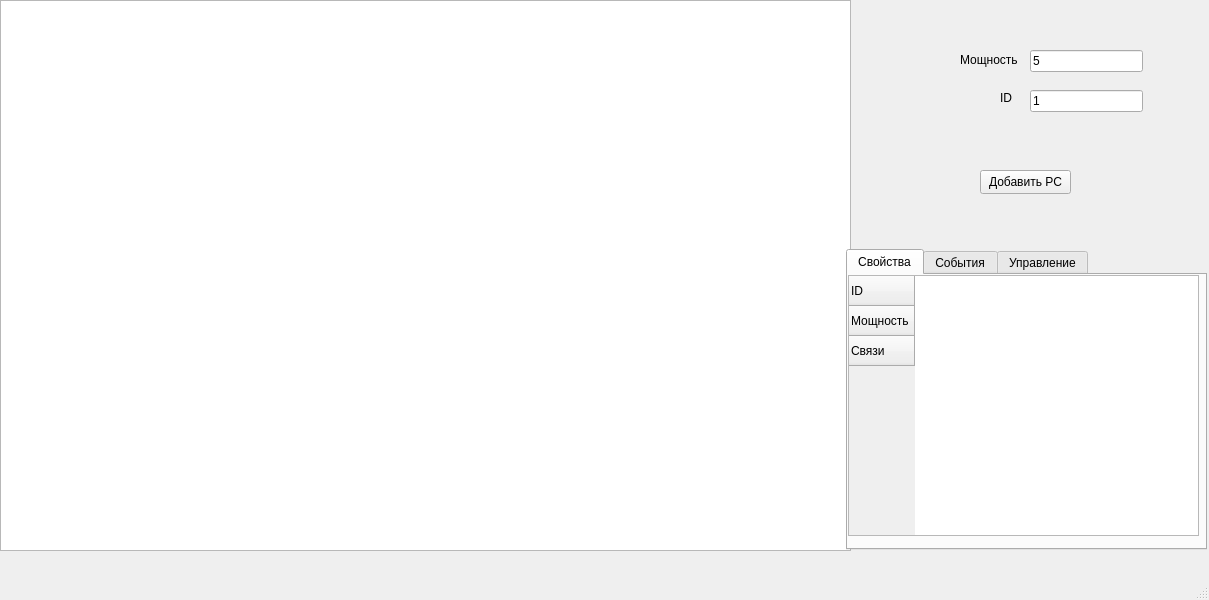
<?xml version="1.0" encoding="UTF-8"?>
<ui version="4.0">
 <class>MainWindow</class>
 <widget class="QMainWindow" name="MainWindow">
  <property name="geometry">
   <rect>
    <x>0</x>
    <y>0</y>
    <width>1209</width>
    <height>600</height>
   </rect>
  </property>
  <property name="windowTitle">
   <string>MainWindow</string>
  </property>
  <widget class="QWidget" name="centralwidget">
   <widget class="QLineEdit" name="editId">
    <property name="geometry">
     <rect>
      <x>1030</x>
      <y>90</y>
      <width>113</width>
      <height>22</height>
     </rect>
    </property>
    <property name="text">
     <string>1</string>
    </property>
    <property name="readOnly">
     <bool>true</bool>
    </property>
   </widget>
   <widget class="QLabel" name="labelId">
    <property name="geometry">
     <rect>
      <x>1000</x>
      <y>90</y>
      <width>21</width>
      <height>16</height>
     </rect>
    </property>
    <property name="text">
     <string>ID</string>
    </property>
   </widget>
   <widget class="QGraphicsView" name="graphicsView">
    <property name="geometry">
     <rect>
      <x>0</x>
      <y>0</y>
      <width>851</width>
      <height>551</height>
     </rect>
    </property>
   </widget>
   <widget class="QTabWidget" name="tabWidget">
    <property name="geometry">
     <rect>
      <x>846</x>
      <y>249</y>
      <width>361</width>
      <height>301</height>
     </rect>
    </property>
    <property name="currentIndex">
     <number>0</number>
    </property>
    <widget class="QWidget" name="tabProperties">
     <attribute name="title">
      <string>Свойства</string>
     </attribute>
     <widget class="QTableWidget" name="tableWidget">
      <property name="geometry">
       <rect>
        <x>0</x>
        <y>0</y>
        <width>351</width>
        <height>261</height>
       </rect>
      </property>
      <property name="autoScroll">
       <bool>true</bool>
      </property>
      <property name="selectionMode">
       <enum>QAbstractItemView::SelectionMode::ContiguousSelection</enum>
      </property>
      <row>
       <property name="text">
        <string>ID</string>
       </property>
      </row>
      <row>
       <property name="text">
        <string>Мощность</string>
       </property>
      </row>
      <row>
       <property name="text">
        <string>Связи</string>
       </property>
      </row>
     </widget>
    </widget>
    <widget class="QWidget" name="tabEvents">
     <attribute name="title">
      <string>События</string>
     </attribute>
    </widget>
    <widget class="QWidget" name="tabControl">
     <attribute name="title">
      <string>Управление</string>
     </attribute>
    </widget>
   </widget>
   <widget class="QLabel" name="labelPower">
    <property name="geometry">
     <rect>
      <x>960</x>
      <y>50</y>
      <width>71</width>
      <height>20</height>
     </rect>
    </property>
    <property name="text">
     <string>Мощность</string>
    </property>
   </widget>
   <widget class="QPushButton" name="createRadioButton">
    <property name="geometry">
     <rect>
      <x>980</x>
      <y>170</y>
      <width>91</width>
      <height>24</height>
     </rect>
    </property>
    <property name="text">
     <string>Добавить PC</string>
    </property>
   </widget>
   <widget class="QLineEdit" name="editPower">
    <property name="geometry">
     <rect>
      <x>1030</x>
      <y>50</y>
      <width>113</width>
      <height>22</height>
     </rect>
    </property>
    <property name="text">
     <string>5</string>
    </property>
   </widget>
  </widget>
  <widget class="QMenuBar" name="menubar">
   <property name="geometry">
    <rect>
     <x>0</x>
     <y>0</y>
     <width>1209</width>
     <height>21</height>
    </rect>
   </property>
  </widget>
  <widget class="QStatusBar" name="statusbar"/>
 </widget>
 <resources/>
 <connections/>
</ui>
